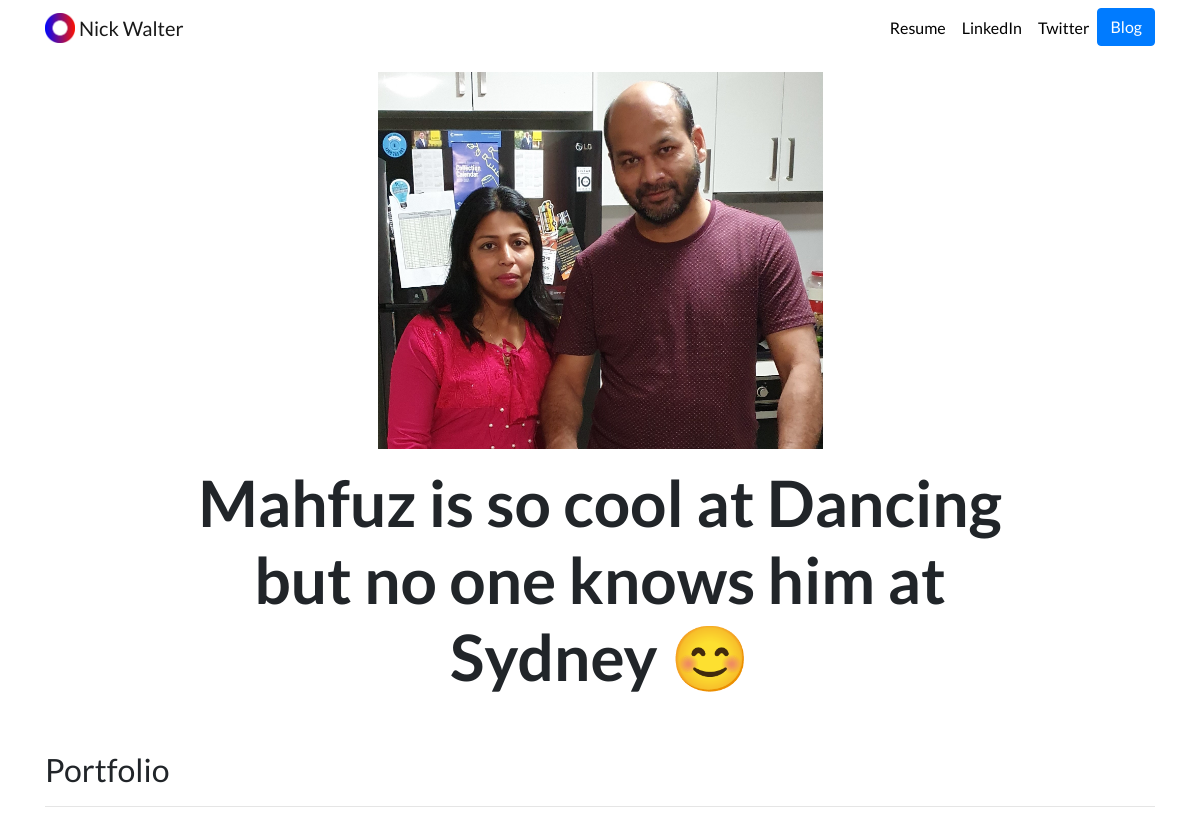
The app's page /, older data.
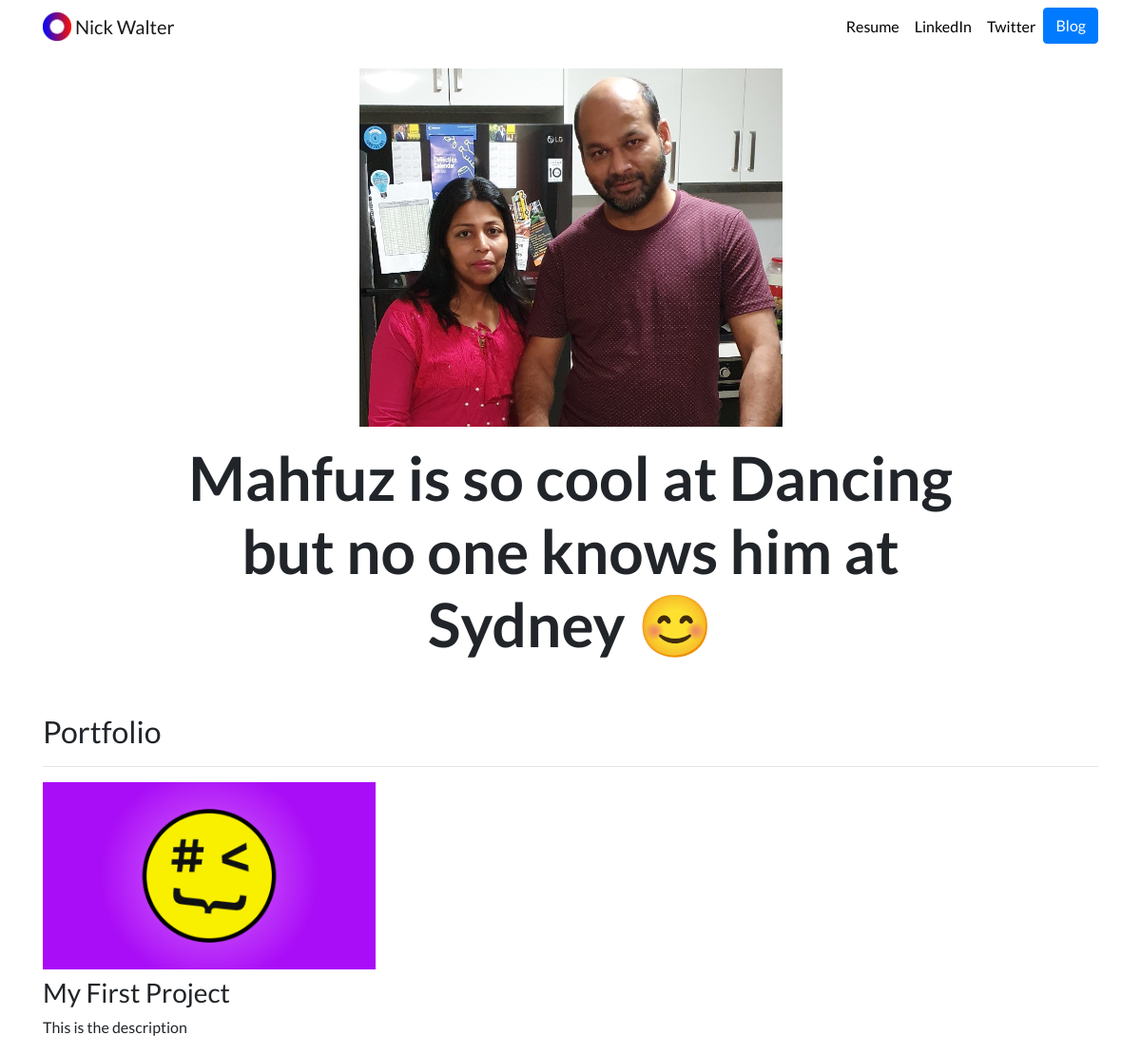
The same page, newer data.
### portfolio/models.py (models this page shows, shortened)
class Project(models.Model):
    title = models.CharField(max_length=100)
    description = models.CharField(max_length=250)
    image = models.ImageField(upload_to='portfolio/images/')
    url = models.URLField(blank=True)

### portfolio/views.py (the view)
# urls.py: 2. Add a URL to urlpatterns:  path('', views.home, name='home')
def home(request):
    projects = Project.objects.all()
    return render(request, 'portfolio/home.html', {'projects':projects})

### portfolio/templates/portfolio/home.html
{% extends "portfolio/base.html" %}
{% load static %}
{% block content %}
<div class="row justify-content-center my-3">
  <div class="col-5">
    <img src="{% static 'portfolio/mahfuz.jpg' %}" class="img-fluid">
  </div>
</div>
<div class="row justify-content-center mb-3">
  <div class="col-md-9 text-center">
    <h1 id="hometext" class="font-weight-bold">Mahfuz is so cool at Dancing but no one knows him at Sydney 😊</h1>
  </div>
</div>
<h2 class="mt-5">Portfolio</h2>
<hr>
<div class="row">
  {% for project in projects %}
  <div class="col-lg-4 col-md-6">
    {% if project.url %}
    <a href="{{ project.url }}">
      <img src="{{ project.image.url }}" class="img-fluid mb-2">
    </a>
    {% else %}
    <img src="{{ project.image.url }}" class="img-fluid mb-2">
    {% endif %}
    <h3>{{ project.title }}</h3>
    <p>{{ project.description }}</p>
  </div>
  {% endfor %}
</div>
{% endblock %}

Row changes from the older to the newer data that the page shows:
added Project: image (picture), title "My First Project", description "This is the description"
